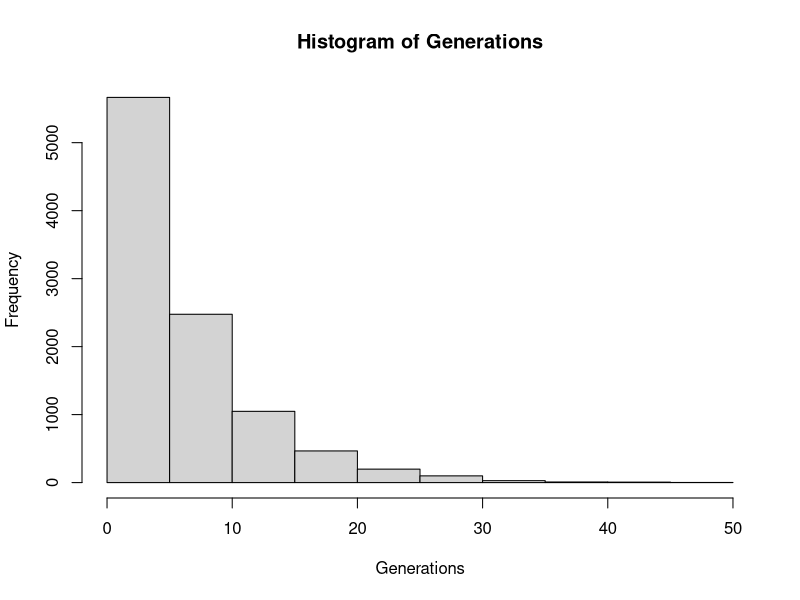

R code for this plot:
#simple simulation of how many generations occur before at least one SNP arises

Generations = c()
for(i in 1:10000){
  noSNPs = 0
  gens = 0
  while(noSNPs == 0){
    gens = gens + 1
    noSNPs = noSNPs + rpois(1, 0.17)
  }
  Generations = append(Generations, gens)
}
hist(Generations)
length(Generations[Generations < 5])/length(Generations)
